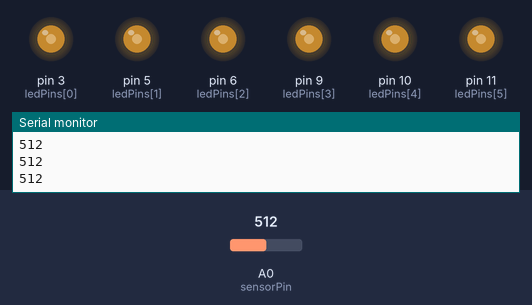
Recording of a sketch running on a simulated Arduino Uno, built with avr-gcc and run on an emulated ATmega328P. Parts: output pins drawn as LEDs (lit = HIGH), the last lines printed to the serial monitor. The inputs (shaded band) are chosen by the test bench; at power-on: A0 (sensorPin) = 512.

Above: at 1.2 s.
1.3 s: A0 (sensorPin) set to 716
At 2.5 s:
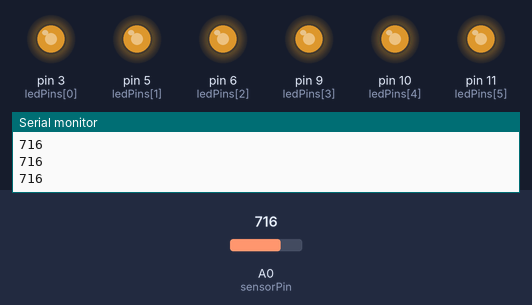
2.8 s: A0 (sensorPin) set to 900
At 4.0 s:
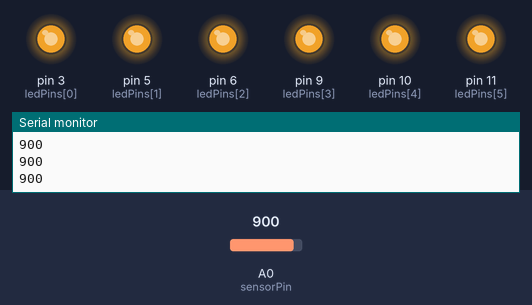
4.3 s: A0 (sensorPin) set to 122
At 4.6 s:
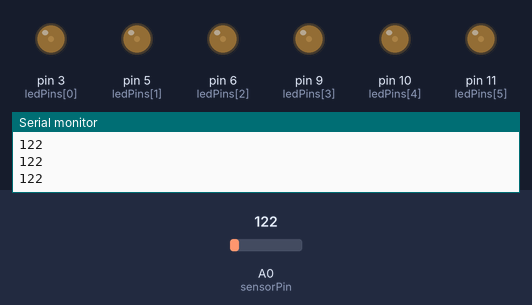
5.8 s: A0 (sensorPin) set to 0
At 6.2 s:
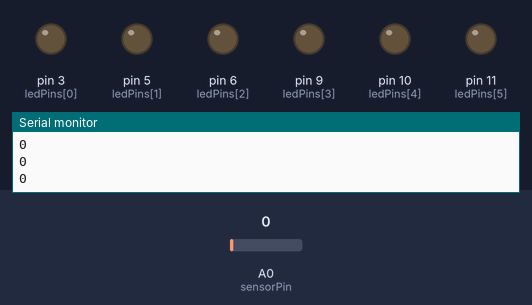
7.3 s: A0 (sensorPin) set to 511
At 8.2 s:
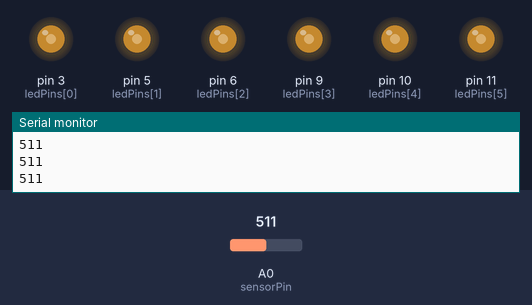
Timing chart, 0 to 9.8 s (numbered marks = the images above; inputs shaded):
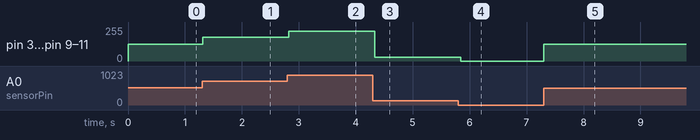

Measured:
- after the input at 1.3 s, pin 3 (ledPins[0]), pin 5 (ledPins[1]), pin 6 (ledPins[2]), pin 9 (ledPins[3]), pin 10 (ledPins[4]), pin 11 (ledPins[5]): 127/255 → 178/255 at once
- after the input at 2.8 s, pin 3 (ledPins[0]), pin 5 (ledPins[1]), pin 6 (ledPins[2]), pin 9 (ledPins[3]), pin 10 (ledPins[4]), pin 11 (ledPins[5]): 178/255 → 224/255 at once
- after the input at 4.3 s, pin 3 (ledPins[0]), pin 5 (ledPins[1]), pin 6 (ledPins[2]), pin 9 (ledPins[3]), pin 10 (ledPins[4]), pin 11 (ledPins[5]): 224/255 → 30/255 at once
- after the input at 5.8 s, pin 3 (ledPins[0]), pin 5 (ledPins[1]), pin 6 (ledPins[2]), pin 9 (ledPins[3]), pin 10 (ledPins[4]), pin 11 (ledPins[5]): 30/255 → 0/255 after 0.05 s
- after the input at 7.3 s, pin 3 (ledPins[0]), pin 5 (ledPins[1]), pin 6 (ledPins[2]), pin 9 (ledPins[3]), pin 10 (ledPins[4]), pin 11 (ledPins[5]): 0/255 → 127/255 at once

The sketch:

photoresistor.ino
```cpp
// Photoresistor to control LED brightness
const int sensorPin = A0;

int ledPins[] = {3,5,6,9,10,11};
int numLeds = 6;

void setup() {
  Serial.begin(9600);

  for(int i=0;i<numLeds;i++){
    pinMode(ledPins[i], OUTPUT);
  }
}

void loop() {
  int ldr = analogRead(sensorPin);
  Serial.println(ldr);

  int brightness = map(ldr, 0, 1023, 0, 255);
  brightness = constrain(brightness, 0, 255);

  for(int i=0;i<numLeds;i++){
    analogWrite(ledPins[i], brightness);
  }

  delay(50);
}
```
